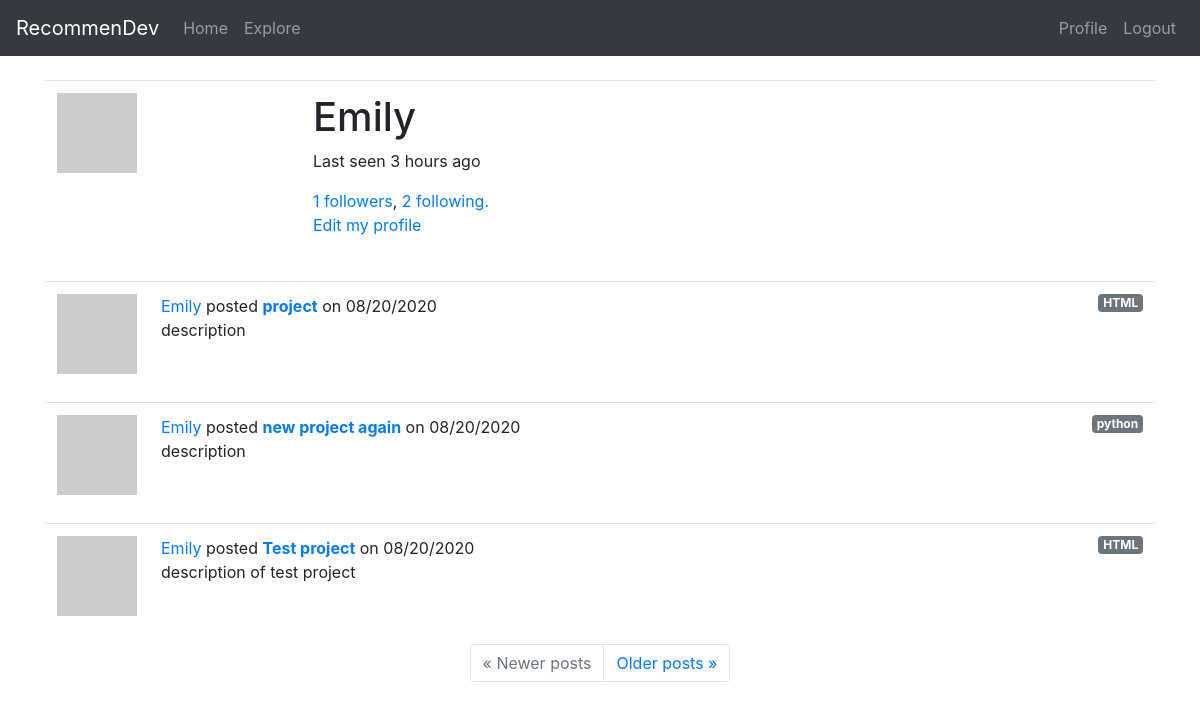
Page /user/Emily (signed in) on the earlier database version.
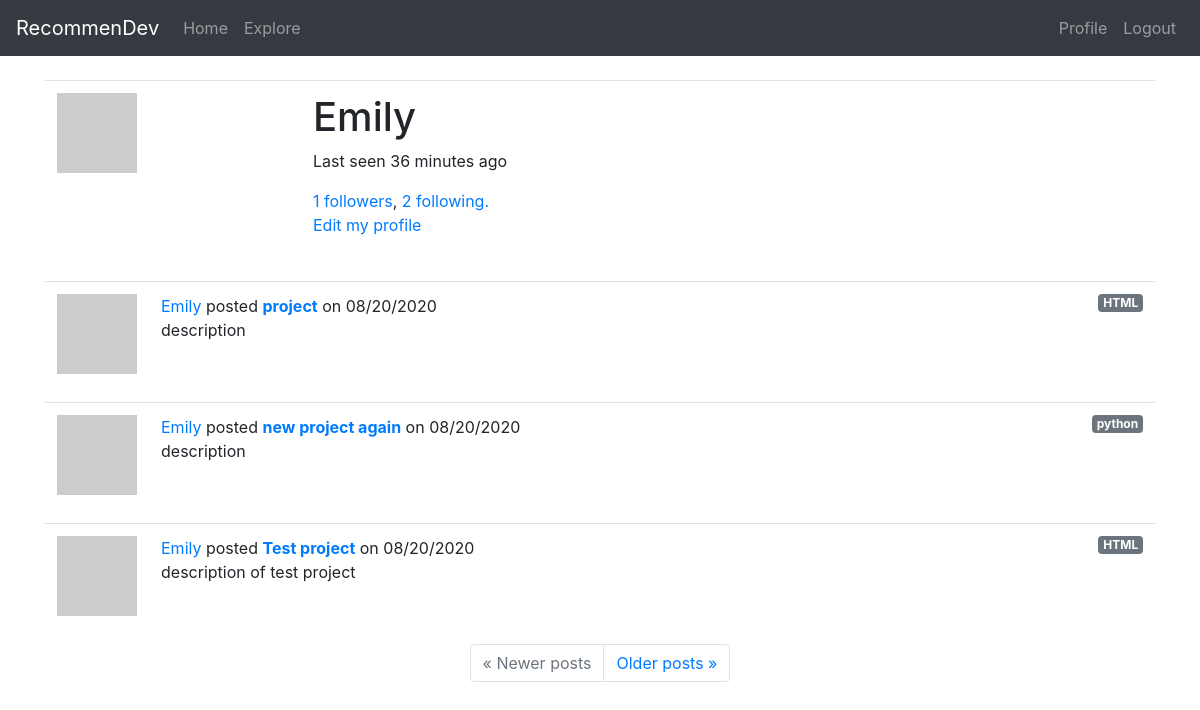
Same page on the later database version.
### app/models.py (models this page shows, shortened)
class User(UserMixin, db.Model):
    id = db.Column(db.Integer, primary_key=True)
    username = db.Column(db.String(30), index=True, unique=True)
    email = db.Column(db.String(50), index=True, unique=True)
    password_hash = db.Column(db.String(128))
    projects = db.relationship('Project', backref='owner', lazy='dynamic')
    about_me = db.Column(db.String(140))
    last_seen = db.Column(db.DateTime, default=datetime.utcnow)
    followed = db.relationship(
        'User', secondary=followers,
        primaryjoin=(followers.c.follower_id == id),
        secondaryjoin=(followers.c.followed_id == id),
        backref=db.backref('followers', lazy='dynamic'), lazy='dynamic')
    rated = db.relationship(
        'Project', secondary=ratings,
        backref=db.backref('raters', lazy='dynamic'), lazy='dynamic')
    def avatar(self, size):
        digest = md5(self.email.lower().encode('utf-8')).hexdigest()
        return 'https://www.gravatar.com/avatar/{}?d=retro&s={}'.format(digest, size)

class Project(db.Model):
    id = db.Column(db.Integer, primary_key=True)
    user_id = db.Column(db.Integer, db.ForeignKey('user.id'))
    title = db.Column(db.String(60))
    description = db.Column(db.String(150))
    timestamp = db.Column(db.DateTime, index=True, default=datetime.utcnow)
    language = db.Column(db.String(15))
    git_url = db.Column(db.String(50))
    tags = db.Column(db.String(60))

### app/routes.py (the view)
@app.route('/user/<username>')
@login_required
def user(username):
    user = User.query.filter_by(username=username).first_or_404()
    following = user.followed.all()
    followers = user.followers.all()
    page = request.args.get('page', 1, type=int)
    projects = user.projects.order_by(Project.timestamp.desc()).paginate(page, app.config['POSTS_PER_PAGE'], False)
    next_url = url_for('user', username=user.username, page=projects.next_num) \
        if projects.has_next else None
    prev_url = url_for('user', username=user.username, page=projects.prev_num) \
        if projects.has_prev else None
    form = EmptyForm()
    return render_template('user.html', title=f'{user.username}\'s profile', user=user, following=following, followers=followers, projects=projects.items, next_url=next_url, prev_url=prev_url, form=form)

### app/models.py (called while the page is built)
@login.user_loader
def load_user(id):
    return User.query.get(int(id))

### app/routes.py (called while the page is built)
@app.before_request
def before_request():
    if current_user.is_authenticated:
        current_user.last_seen = datetime.utcnow()
        db.session.commit()

### app/templates/user.html (shortened to what this page needs)
{% extends "base.html" %}
{% block content %}
    <table class="table table-hover">
        <tr>
            <td width="256px"><img src="{{ user.avatar(256) }}"></td>
            <td>
                <h1>{{ user.username }}</h1>
                {% if user.last_seen %}
                <p>Last seen {{ moment(user.last_seen).fromNow() }}</p>
                {% endif %}
                <a href="#", id="followers_btn", data-toggle="modal", {% if followers %} data-target="#followers_modal" {% endif %}>{{ user.followers.count() }} followers</a>, <a href="#", id="following_btn", data-toggle="modal", {% if following %} data-target="#following_modal" {% endif %}>{{ user.followed.count() }} following.</a>
                {% if user == current_user %}
                <p><a href="{{ url_for('edit_profile') }}">Edit my profile</a></p>
                {% endif %}
            </td>
        </tr>
    </table>
    {% for project in projects %}
        {% include '_project.html' %}
    {% endfor %}
    <nav aria-label="...">
        <ul class="pagination justify-content-center">
            <li class="page-item{% if not prev_url %} disabled{% endif %}">
                <a class="page-link" href="{{ prev_url or '#' }}">
                    <span aria-hidden="true">&laquo;</span> Newer posts
                </a>
            </li>
            <li class="page-item{% if not next_url %} disabled{% endif %}">
                <a class="page-link" href="{{ next_url or '#' }}">
                    Older posts <span aria-hidden="true">&raquo;</span>
                </a>
            </li>
        </ul>
    </nav>
{% endblock %}

### app/templates/base.html (shortened to what this page needs)
<!DOCTYPE html>
<html lang="en">
<head>
    <link rel="stylesheet" href="https://stackpath.bootstrapcdn.com/bootstrap/4.5.2/css/bootstrap.min.css">
</head>
<body style="padding-top: 5rem;">
    <nav class="navbar navbar-expand-md navbar-dark bg-dark fixed-top">
        <a class="navbar-brand" href="{{ url_for('index') }}">RecommenDev</a>
        <div class="collapse navbar-collapse", id="navbarsExampleDefault">
            <ul class="navbar-nav mr-auto">
                <li class="nav-item"><a href="{{ url_for('index') }}" class="nav-link">Home</a></li>
                <li class="nav-item"><a href="{{ url_for('explore') }}" class="nav-link">Explore</a></li>
            </ul>
            <ul class="navbar-nav ml-auto">
                {% if current_user.is_anonymous %}
                <li class="nav-item"><a href="{{ url_for('login') }}" class="nav-link">Login</a></li>
                {% else %}
                <li class="nav-item"><a href="{{ url_for('user', username=current_user.username) }}" class="nav-link">Profile</a></li>
                <li class="nav-item"><a href="{{ url_for('logout') }}" class="nav-link">Logout</a></li>
                {% endif %}
            </ul>
        </div>
    </nav>
    <main role="main" class="container">
        {% block content %}{% endblock %}
    </main>
</body>
</html>

### app/templates/_project.html
<table class="table table-hover">
    <tr>
        <td width="70px">
            <a href="{{ url_for('user', username=project.owner.username) }}">
                {% if project.owner %}
                <img src="{{ project.owner.avatar(70) }}" />
                {% else %}
                <img src="https://via.placeholder.com/70" />
                {% endif %}
            </a>
        </td>
        <td>
            <span class="user_popup">
                <a href="{{ url_for('user', username=project.owner.username) }}">
                    {{ project.owner.username }}
                </a>
            </span>
            posted <a href="{{ url_for('project', id=project.id) }}"><b>{{ project.title }}</b></a> on {{ moment(project.timestamp).format('L') }}
            <a href="{% if project.language %} {{ url_for('language', language=project.language) }} {% endif %}" class="badge badge-secondary float-right">{% if project.language %} {{ project.language }} {% endif %}</a>
            <br> {% if project.description %} {{ project.description }} {% endif %}
        </td>
    </tr>
</table>

Differences in the rows shown:
changed User "Emily": last_seen "3 hours ago" → "36 minutes ago"
